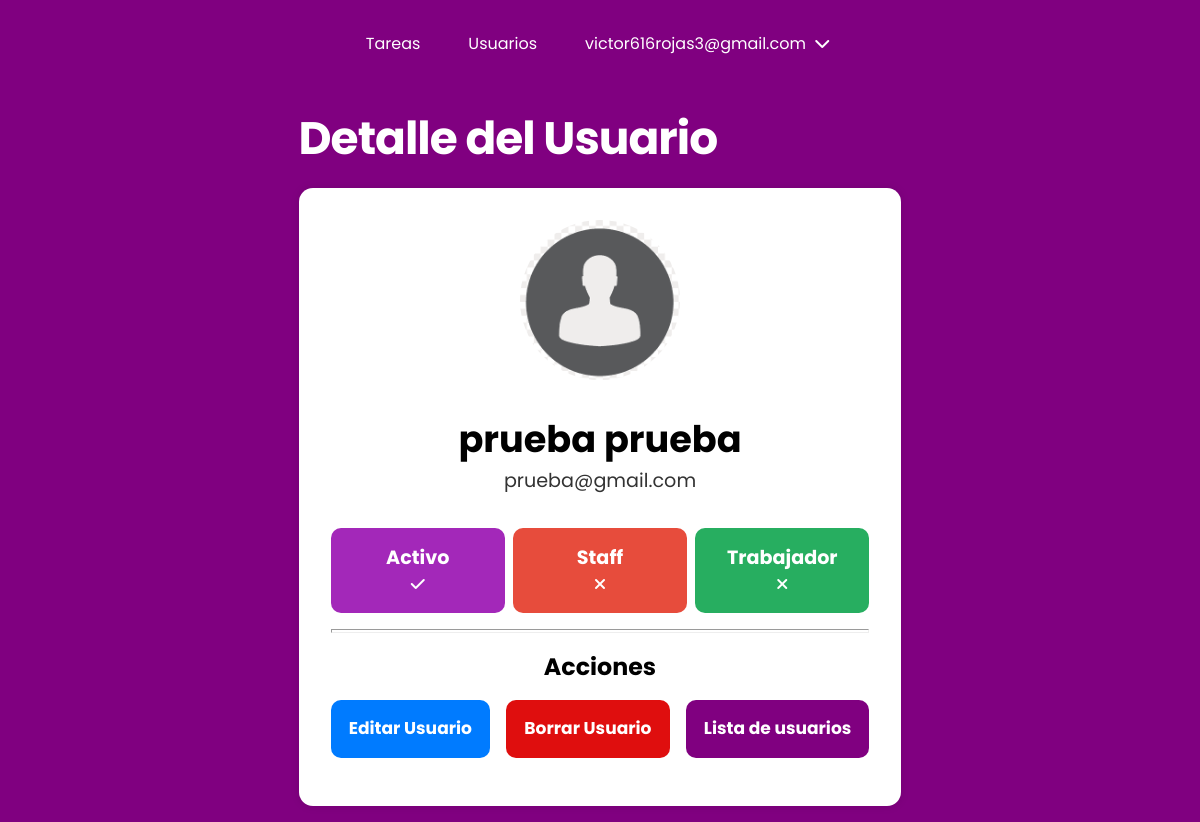
The page /users/16/ (signed in) on the database its author committed.
### users/models.py (models this page shows, shortened)
class CustomUser(AbstractBaseUser, PermissionsMixin):
    email = models.EmailField(
        unique=True,
        max_length=25,
        verbose_name="Correo Electrónico",
        help_text="Ingrese su dirección de correo electrónico.",
    )
    password1 = models.CharField(
        max_length=128,
        verbose_name="Contraseña",
        help_text="Ingrese su contraseña.",
    )
    password2 = models.CharField(
        max_length=128,
        verbose_name="Confirmar Contraseña",
        help_text="Ingrese nuevamente su contraseña para confirmar.",
    )
    first_name = models.CharField(
        max_length=30,
        blank=True,
        verbose_name="Nombre",
        help_text="Ingrese su nombre.",
    )
    last_name = models.CharField(
        max_length=30,
        blank=True,
        verbose_name="Apellido",
        help_text="Ingrese su apellido.",
    )
    date_joined = models.DateTimeField(
        default=timezone.now,
        verbose_name="Fecha de Registro",
        help_text="Fecha y hora en que el usuario se registró.",
    )
    is_active = models.BooleanField(
        default=True,
        verbose_name="Activo",
        help_text="Indica si la cuenta del usuario está activa.",
    )
    is_staff = models.BooleanField(
        default=False,
        verbose_name="Personal de Staff",
        help_text="Indica si el usuario tiene acceso al panel de administración.",
    )
    profile_picture = models.ImageField(
        upload_to="users/images/profile_pictures/",
        default="users/images/profile_pictures/default.png",
        blank=True,
    )
    objects = CustomUserManager()
    USERNAME_FIELD = "email"
    REQUIRED_FIELDS = []
    class Meta:
        ordering = ["-date_joined"]

### users/views.py (the view)
# urls.py: path('<int:user_id>/', views.detail_user, name='user-detail'),
@login_required(login_url="/users/login/")
def detail_user(request, user_id):
    user = get_object_or_404(CustomUser, pk=user_id)
    delete_url = reverse("user-delete", args=[user_id])
    context = {
        "user": user,
        "delete_url": delete_url,
        "user_id_for_modal": user_id,
    }
    return render(request, "users/detail.html", context)

### users/templates/users/detail.html (shortened to what this page needs)
{% extends "base.html" %}
{% load static %}
{% block css %}
<link rel="stylesheet" type="text/css" href="{% static 'users/css/style.css' %}">
{% endblock %}
{% block content %}
<section class="card-container">
    <h1 class="fs-6">Detalle del Usuario</h1>
    <div class="user-card flex-column">
        <div class="user__profile-picture">
            {% if user.profile_picture %}
            <img src="{{ user.profile_picture.url }}" alt="{{ user.first_name }} {{ user.last_name }}">
            {% else %}
            <p class="placeholder">No hay foto de perfil disponible.</p>
            {% endif %}
        </div>
        <div class="user__info flex-column">
            <div class="user__info-box flex-column">
                <p class="fs-5">{{ user.first_name }} {{ user.last_name }}</p>
                <p class="fs-2">{{ user.email }}</p>
            </div>
            <div class="user__info-actives">
                <div class="pair-box">
                    <strong class="fs-2">Activo</strong>
                    {% if user.is_active %}
                    <p><i class="fa-solid fa-check icon"></i></p>
                    {% else %}
                    <p><i class="fa-solid fa-xmark icon"></i></p>
                    {% endif %}
                </div>
                <div class="pair-box">
                    <strong class="fs-2">Staff</strong>
                    {% if user.is_staff %}
                    <p><i class="fa-solid fa-check icon"></i></p>
                    {% else %}
                    <p><i class="fa-solid fa-xmark icon"></i></p>
                    {% endif %}
                </div>
                <div class="pair-box">
                    <strong class="fs-2">Trabajador</strong>
                    {% if user.is_worker %}
                    <p><i class="fa-solid fa-check icon"></i></p>
                    {% else %}
                    <p><i class="fa-solid fa-xmark icon"></i></p>
                    {% endif %}
                </div>
            </div>
        </div>
        <hr>
        <div class="actions">
            <h3 class="fs-3">Acciones</h3>
            <div class="cluster">
                <a class="btn btn-edit fs-1" href="{% url 'user-update' user.id %}">Editar Usuario</a>
                {% if user.is_active %}
                <button id="delete-modal" class="btn btn-delete fs-1">Borrar Usuario</button>
                {% else %}
                <form method="POST" action="{% url 'user-reactivate' user.id %}">
                    {% csrf_token %}
                    <button type="submit" class="btn fs-1">Reactivar Usuario</button>
                </form>
                {% endif %}
                <a class="btn btn-return fs-1" href="{% url 'user-list' %}">Lista de usuarios</a>
            </div>
        </div>
    </div>
</section>
{% endblock %}

### taskmaster/templates/header.html (shortened to what this page needs)
{% if request.user.is_authenticated %}
<header class="primary-header flex">
    <nav>
        <ul id="primary-navigation" data-visible="false" class="primary-navigation flex">
            <li class="active"><a href="{% url 'task-list' %}">Tareas</a></li>
            {% if request.user.is_staff %}
            <li class="active"><a href="{% url 'user-list' %}">Usuarios</a></li>
            {% endif %}
            <li class="active has-dropdown">{{ request.user.email }} <i class="fa-solid fa-chevron-down"></i>
            </li>
        </ul>
    </nav>
</header>
{% endif %}

### taskmaster/static/css/main.css (style rules this page uses)
:root { --clr-white: rgb(255, 255, 255); --clr-neutral-400: rgb(3, 3, 3); --clr-accent-700: rgb(128, 0, 128); --clr-gradient-accent: rgb(182, 0, 136); --clr-complete: rgb(0, 117, 16); --clr-incomplete: rgb(223, 14, 14); --clr-btn-edit: rgb(0, 123, 255); --clr-btn-delete: rgb(223, 14, 14); --clr-btn-return: rgb(128, 0, 128); --clr-btn-edit-hover: rgba(0, 123, 255, 0.8); --clr-btn-delete-hover: rgba(223, 14, 14, 0.8); --clr-btn-return-hover: rgba(128, 0, 128, 0.8); --bg-clr: rgb(250, 250, 250); --ff-primary: "Poppins", Arial, Helvetica, sans-serif; --fw-regular: 400; --fw-semi-bold: 600; --fw-bold: 700; --fs-1: clamp(0.75rem, calc(0.55rem + 0.69vw), 1.19rem); --fs-2: clamp(0.78rem, calc(0.59rem + 0.81vw), 1.4rem); --fs-3: clamp(0.88rem, calc(0.69rem + 1.06vw), 1.75rem); --fs-4: clamp(1.05rem, calc(0.81rem + 1.38vw), 2.19rem); --fs-5: clamp(1.26rem, calc(0.95rem + 1.79vw), 2.73rem); --fs-6: clamp(1.51rem, calc(1.11rem + 2.31vw), 3.42rem); --fs-7: clamp(1.81rem, calc(1.29rem + 2.98vw), 4.27rem); --fs-8: clamp(2.18rem, calc(1.51rem + 3.83vw), 5.34rem); --fs-btn-1: clamp(1rem, calc(1rem + 0.05vw), 1.19rem); }
*, *::before, *::after { box-sizing: border-box; }
* { margin: 0; padding: 0; font: inherit; }
html { scroll-behavior: smooth; scroll-padding-top: var(--scroll-padding, 75px); }
body { line-height: 1.5; background-color: var(--clr-accent-700); font-family: var(--ff-primary); }
h1, h2, p { color: var(--clr-neutral); }
h3 { color: var(--clr-accent); }
img, picture, video, canvas, svg { display: block; max-width: 100%; object-fit: cover; }
.fs-1 { font-size: var(--fs-1); }
.fs-2 { font-size: var(--fs-2); }
.fs-3 { font-size: var(--fs-3); }
.fs-5 { font-size: var(--fs-5); }
.fs-6 { font-size: var(--fs-6); }
.flex-column { display: flex; flex-direction: column; }
h1 { margin-block: 1rem; width: min(100% - 3rem, 40ch); letter-spacing: -1px; text-align: left; }
.card-container { width: min(100% - 3rem, 60ch); margin-inline: auto; }
.flex { display: flex; gap: var(--gap, 1rem); }
.primary-header { align-items: center; justify-content: center; }
.primary-navigation { list-style: none; }
.primary-navigation a { text-decoration: none; color: var(--clr-white); }
.has-dropdown { display: inline-block; color: var(--clr-white); cursor: pointer; position: relative; }
.fa-chevron-down { padding-inline: 0.25rem; transition: transform 0.3s ease; }
.cluster { display: flex; flex-direction: column; flex-wrap: wrap; gap: 1rem; justify-content: space-between; margin-block: 1rem; }
.actions h3 { font-weight: var(--fw-bold); }
.actions .cluster a { color: white; text-decoration: none; }
@media (min-width: 35em) { .primary-navigation { --gap: clamp(1.5rem, 5vw, 3rem); padding-block: 2rem; padding-inline: clamp(3rem, 8vw, 10rem); } }
h1 { font-weight: var(--fw-bold); color: var(--clr-white); }
.btn { font-weight: bold; padding: 1rem; border-radius: 10px; text-align: center; cursor: pointer; }
.btn-edit { background-color: var(--clr-btn-edit); }
.btn-delete { color: var(--clr-white); background-color: var(--clr-btn-delete); border: 0; }
.btn-return { background-color: var(--clr-btn-return); }

### users/static/users/css/style.css (style rules this page uses)
:root { --clr-white: #ffffff; --clr-accent-700: #800080; --fw-bold: 700; }
.user-card { align-content: center; gap: 1rem; margin-block: 1rem; padding-inline: 2rem; padding-block: 2rem; text-align: center; background-color: var(--clr-white); border-radius: 14px; box-shadow: 0px 0px 10px rgba(0, 0, 0, 0.1); }
.user__profile-picture { align-self: center; }
.user__profile-picture img { width: 10rem; height: 10rem; border-radius: 50%; object-fit: cover; object-position: center; }
.user__info { gap: 1rem; margin-top: 1rem; }
.user__info-box { margin-bottom: 1rem; }
.user__info-box > p:first-child { font-weight: var(--fw-bold); }
.user__info-box > p:nth-child(2) { color: #333; }
.user__info-actives { display: grid; gap: 0.5rem; }
.pair-box { color: var(--clr-white); border-radius: 10px; padding: 1rem; }
.pair-box:first-child { background-color: #a328b9; }
.pair-box:nth-child(2) { background-color: #e74c3c; }
.pair-box:last-child { background-color: #27ae60; }
.pair-box > strong { font-weight: var(--fw-bold); }
hr { height: 0.25rem; }
@media (min-width: 35em) { .user__info-actives { grid-auto-flow: column; grid-auto-columns: 1fr; } }
@media (min-width: 35em) { .cluster { flex-direction: row; } }
@media (min-width: 35em) { .cluster > * { flex-grow: 1; } }
@media (min-width: 35em) { .card-container { margin-top: 0; } }

### rows shown on the page
CustomUser: user.email "victor616rojas3@gmail.com"
CustomUser: profile_picture (placeholder picture), first_name "prueba", last_name "prueba", email "prueba@gmail.com"
